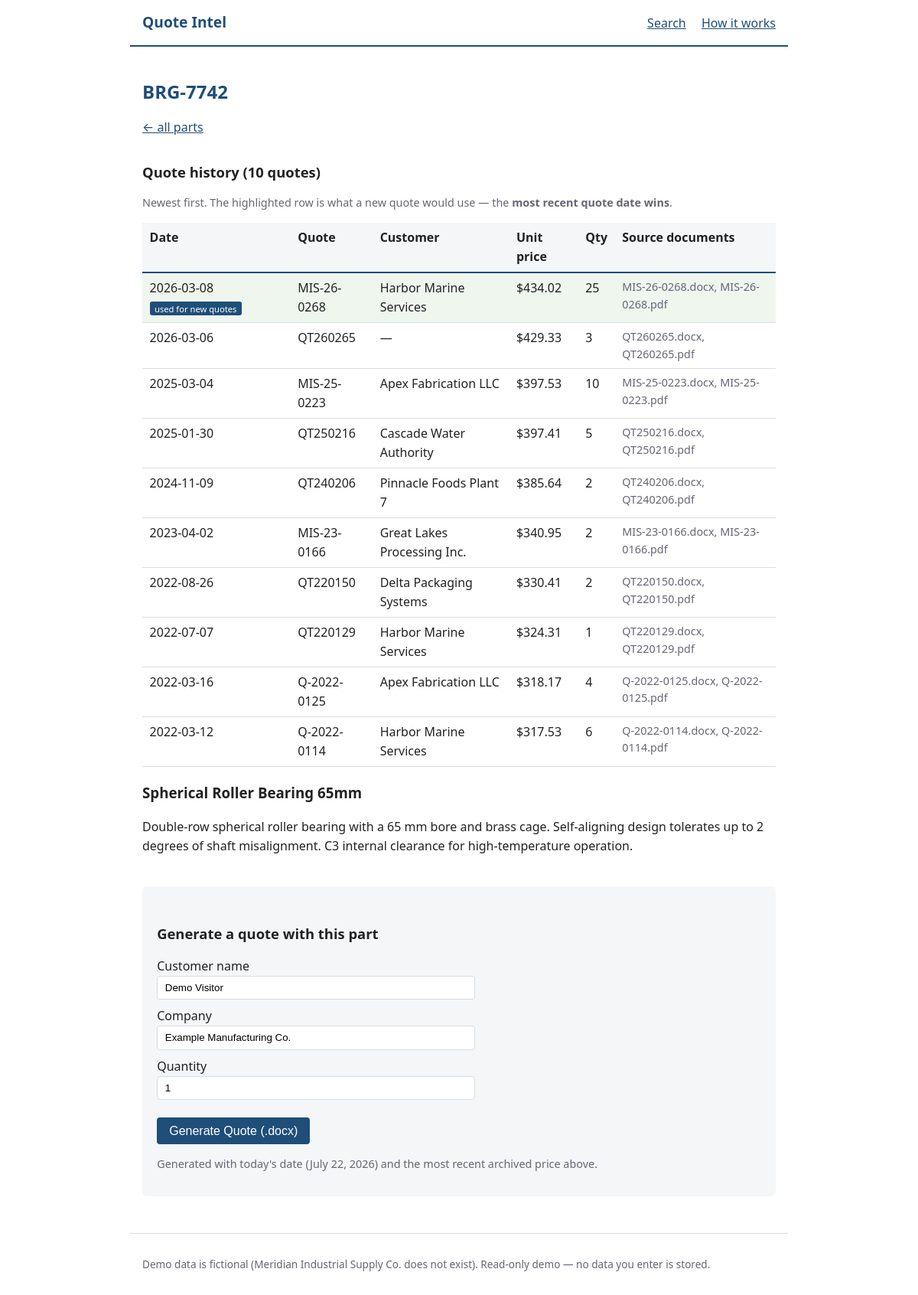
Screenshot of /part/BRG-7742 with the database file from the repository.
### tables this page shows
CREATE TABLE line_items (
    id           INTEGER PRIMARY KEY,
    quote_id     INTEGER NOT NULL REFERENCES quotes(id) ON DELETE CASCADE,
    part_number  TEXT,
    product_name TEXT,
    description  TEXT,
    unit_price   REAL,
    quantity     INTEGER
);

CREATE TABLE quotes (
    id            INTEGER PRIMARY KEY,
    file          TEXT NOT NULL UNIQUE,
    quote_number  TEXT,
    quote_date    TEXT,            -- ISO YYYY-MM-DD
    customer      TEXT,
    indexed_at    TEXT NOT NULL DEFAULT (datetime('now')),
    input_tokens  INTEGER DEFAULT 0,
    output_tokens INTEGER DEFAULT 0
);

### app.py (the view, shortened to what this page needs)
@app.route("/part/<part>")
def part_page(part):
    history = part_history(part)
    return render_template("part.html", part=part.upper(), history=history,
                           today=date.today())

### app.py (called while the page is built)
def ro_connect():
    return sqlite3.connect(f"file:{DB_PATH.as_posix()}?mode=ro", uri=True)

### templates/part.html (shortened to what this page needs)
{% extends "base.html" %}
{% block content %}
<h1>{{ part }}</h1>
<p><a href="{{ url_for('home') }}">&larr; all parts</a></p>
<h2>Quote history ({{ history|length }} quote{{ "s" if history|length != 1 }})</h2>
<p class="muted">Newest first. The highlighted row is what a new quote would
use — the <strong>most recent quote date wins</strong>.</p>
<table class="history-table">
  <thead>
    <tr><th>Date</th><th>Quote</th><th>Customer</th><th>Unit price</th>
        <th>Qty</th><th>Source documents</th></tr>
  </thead>
  <tbody>
    {% for h in history %}
    <tr class="{{ 'winner' if loop.first }}">
      <td>{{ h.quote_date or "—" }}{% if loop.first %} <span class="badge">used for new quotes</span>{% endif %}</td>
      <td>{{ h.quote_number }}</td>
      <td>{{ h.customer or "—" }}</td>
      <td>{% if h.unit_price is not none %}${{ "{:,.2f}".format(h.unit_price) }}{% else %}—{% endif %}</td>
      <td>{{ h.quantity if h.quantity is not none else "—" }}</td>
      <td class="muted">{{ h.files|join(", ") }}</td>
    </tr>
    {% endfor %}
  </tbody>
</table>
{% set latest = history[0] %}
{% if latest.description %}
<h3>{{ latest.product_name or part }}</h3>
<p class="desc">{{ latest.description }}</p>
{% endif %}
<section class="generate-box">
  <h2>Generate a quote with this part</h2>
  <form action="{{ url_for('generate') }}" method="post">
    <label>Customer name
      <input type="text" name="customer" value="Demo Visitor" maxlength="80">
    </label>
    <label>Company
      <input type="text" name="company" value="Example Manufacturing Co." maxlength="80">
    </label>
    <label>Quantity
      <input type="number" name="qty" value="1" min="1" max="999">
    </label>
    <button type="submit">Generate Quote (.docx)</button>
  </form>
  <p class="muted">Generated with today's date ({{ today.strftime("%B %d, %Y") }})
     and the most recent archived price above.</p>
</section>
{% endblock %}

### static/style.css (style rules this page uses)
:root { --accent: #1f4e79; --ink: #222; --muted: #667; --line: #d8dce2; --bg-soft: #f4f6f8; --warn-bg: #fff4e5; }
* { box-sizing: border-box; }
body { margin: 0; font-family: system-ui, -apple-system, "Segoe UI", sans-serif; color: var(--ink); line-height: 1.55; }
h1 { font-size: 1.5rem; color: var(--accent); }
h2 { font-size: 1.15rem; margin-top: 2rem; }
a { color: var(--accent); }
.muted { color: var(--muted); font-size: 0.9rem; }
button, .button { background: var(--accent); color: #fff; border: none; border-radius: 4px; padding: 0.55rem 1rem; font-size: 1rem; cursor: pointer; text-decoration: none; display: inline-block; }
table { border-collapse: collapse; width: 100%; margin: 0.75rem 0; }
th, td { text-align: left; padding: 0.45rem 0.6rem; border-bottom: 1px solid var(--line); vertical-align: top; }
thead th { background: var(--bg-soft); border-bottom: 2px solid var(--accent); }
.history-table .winner { background: #eef6ee; }
.badge { background: var(--accent); color: #fff; font-size: 0.7rem; padding: 0.1rem 0.4rem; border-radius: 3px; white-space: nowrap; }
.generate-box { margin-top: 2.5rem; padding: 1rem 1.2rem; background: var(--bg-soft); border-radius: 6px; }
.generate-box label { display: block; margin: 0.6rem 0; max-width: 26rem; }
.generate-box input { display: block; width: 100%; padding: 0.45rem 0.6rem; border: 1px solid var(--line); border-radius: 4px; }
.generate-box button { margin-top: 0.8rem; }

### rows the page displays
line_items: quote_date "2026-03-08", shows "used for new quotes", quote_number "MIS-26-0268", customer "Harbor Marine Services", unit_price "434.02", quantity "25", files "MIS-26-0268.docx, MIS-26-0268.pdf", product_name "Spherical Roller Bearing 65mm", description "Double-row spherical roller bearing with a 65 mm bore and brass cage. Self-aligning design tolerates up to 2 degrees of shaft misalignment. C3 internal clearance for high-temperature operation."
line_items: quote_date "2026-03-06", quote_number "QT260265", customer "—", unit_price "429.33", quantity "3", files "QT260265.docx, QT260265.pdf"
line_items: quote_date "2025-03-04", quote_number "MIS-25-0223", customer "Apex Fabrication LLC", unit_price "397.53", quantity "10", files "MIS-25-0223.docx, MIS-25-0223.pdf"
line_items: quote_date "2025-01-30", quote_number "QT250216", customer "Cascade Water Authority", unit_price "397.41", quantity "5", files "QT250216.docx, QT250216.pdf"
line_items: quote_date "2024-11-09", quote_number "QT240206", customer "Pinnacle Foods Plant 7", unit_price "385.64", quantity "2", files "QT240206.docx, QT240206.pdf"
line_items: quote_date "2023-04-02", quote_number "MIS-23-0166", customer "Great Lakes Processing Inc.", unit_price "340.95", quantity "2", files "MIS-23-0166.docx, MIS-23-0166.pdf"
line_items: quote_date "2022-08-26", quote_number "QT220150", customer "Delta Packaging Systems", unit_price "330.41", quantity "2", files "QT220150.docx, QT220150.pdf"
line_items: quote_date "2022-07-07", quote_number "QT220129", customer "Harbor Marine Services", unit_price "324.31", quantity "1", files "QT220129.docx, QT220129.pdf"
line_items: quote_date "2022-03-16", quote_number "Q-2022-0125", customer "Apex Fabrication LLC", unit_price "318.17", quantity "4", files "Q-2022-0125.docx, Q-2022-0125.pdf"
line_items: quote_date "2022-03-12", quote_number "Q-2022-0114", customer "Harbor Marine Services", unit_price "317.53", quantity "6", files "Q-2022-0114.docx, Q-2022-0114.pdf"

### other values shown
{{ part }} "BRG-7742"
{{ history|length }} "10"
{{ "s" if history|length != 1 }} "s"
